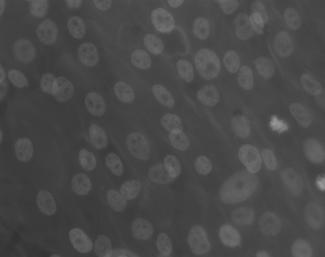
#> input picture data/osteoblaste.jpg, 325 x 257 px
$ python histogram_equalization.py
#> lines starting #> are read from the running program, lines starting #| are printed output that depends on the picture
### src/utils/path_utils.py
#!/usr/bin/env python3
# -*- coding: utf-8 -*-
"""
Path_utils

Module for image processing operations.

Author: Oussama GUELFAA
Date: 01-04-2025
"""

"""
Utility functions for handling file paths.
"""

import os

def get_project_root():
    """
    Get the absolute path to the project root directory.

    Returns:
        str: The absolute path to the project root directory.
    """
    # The project root is two directories up from this file
    current_dir = os.path.dirname(os.path.abspath(__file__))
    project_root = os.path.dirname(os.path.dirname(current_dir))
    return project_root

def get_data_path(filename):
    """
    Get the absolute path to a file in the data directory.

    Args:
        filename (str): The name of the file in the data directory.

    Returns:
        str: The absolute path to the file.
    """
    return os.path.join(get_project_root(), 'data', filename)

# [12 lines left out: function ensure_output_dir, not called in this run]

### src/image_processing/histogram/histogram_equalization.py
#!/usr/bin/env python3
# -*- coding: utf-8 -*-
"""
Histogram

Histogram equalization, histogram matching, and other histogram-based techniques.

Author: Oussama GUELFAA
Date: 01-04-2025
"""

"""
Égalisation d'histogramme pour l'amélioration d'images

Ce module implémente l'égalisation d'histogramme, une technique qui transforme
l'image de sorte que son histogramme soit constant (et sa fonction de distribution
cumulative soit linéaire).

L'égalisation d'histogramme est définie par la transformation:
T(x_k) = L * cdf_I(k)

où:
- x_k est la valeur d'intensité k
- L est la valeur maximale d'intensité (255 pour les images 8 bits)
- cdf_I(k) est la fonction de distribution cumulative de l'image

Author: Oussama GUELFAA
Date: 01-04-2025
"""

import numpy as np
import matplotlib.pyplot as plt
from skimage import io, exposure, img_as_float, img_as_ubyte
import os
import sys

# Add the project root to the Python path
sys.path.append(os.path.dirname(os.path.dirname(os.path.dirname(os.path.abspath(__file__)))))

# Import the path utility functions
from src.utils.path_utils import get_data_path

# Nom de l'image à utiliser pour les transformations
OSTEOBLAST_IMAGE = "osteoblaste.jpg"  # Image d'ostéoblastes

def load_image():
    """
    Charge l'image d'ostéoblastes pour les transformations.

    Returns:
        ndarray: Image en niveaux de gris
    """
    # Charger l'image
    image_path = get_data_path(OSTEOBLAST_IMAGE)
    image = img_as_float(io.imread(image_path, as_gray=True))
    print(f"Image chargée: {OSTEOBLAST_IMAGE}")
    print(f"Dimensions: {image.shape}")
    print(f"Valeur min: {image.min():.4f}, Valeur max: {image.max():.4f}")

    return image

def compute_histogram(image, bins=256):
    """
    Calcule l'histogramme de l'image.

    Args:
        image (ndarray): Image en niveaux de gris (valeurs entre 0 et 1)
        bins (int): Nombre de bins pour l'histogramme

    Returns:
        tuple: (hist, bin_centers) où hist est l'histogramme et bin_centers sont les centres des bins
    """
    # Calculer l'histogramme
    hist, bin_edges = np.histogram(image.ravel(), bins=bins, range=(0, 1), density=True)
    bin_centers = (bin_edges[:-1] + bin_edges[1:]) / 2

    return hist, bin_centers

def visualize_histogram(image, bins=256, title="Histogramme de l'image"):
    """
    Visualise l'histogramme de l'image.

    Args:
        image (ndarray): Image en niveaux de gris (valeurs entre 0 et 1)
        bins (int): Nombre de bins pour l'histogramme
        title (str): Titre du graphique
    """
    # Calculer l'histogramme
    hist, bin_centers = compute_histogram(image, bins)

    # Créer la figure
    plt.figure(figsize=(10, 6))

    # Tracer l'histogramme
    plt.bar(bin_centers, hist, width=1/bins, alpha=0.7)

    # Ajouter les labels et le titre
    plt.xlabel('Intensité')
    plt.ylabel('Fréquence')
    plt.title(title)
    plt.xlim(0, 1)
    plt.grid(True, linestyle='--', alpha=0.7)

    # Afficher la figure
    plt.tight_layout()
    plt.show()

def compute_cdf(image, bins=256):
    """
    Calcule la fonction de distribution cumulative (CDF) de l'image.

    Args:
        image (ndarray): Image en niveaux de gris (valeurs entre 0 et 1)
        bins (int): Nombre de bins pour l'histogramme

    Returns:
        tuple: (cdf, bin_centers) où cdf est la fonction de distribution cumulative
               et bin_centers sont les centres des bins
    """
    # Calculer l'histogramme
    hist, bin_edges = np.histogram(image.ravel(), bins=bins, range=(0, 1), density=True)
    bin_centers = (bin_edges[:-1] + bin_edges[1:]) / 2

    # Calculer la CDF
    cdf = hist.cumsum()

    # Normaliser la CDF
    cdf = cdf / cdf[-1]

    return cdf, bin_centers

def visualize_cdf(image, bins=256, title="Fonction de distribution cumulative"):
    """
    Visualise la fonction de distribution cumulative (CDF) de l'image.

    Args:
        image (ndarray): Image en niveaux de gris (valeurs entre 0 et 1)
        bins (int): Nombre de bins pour l'histogramme
        title (str): Titre du graphique
    """
    # Calculer la CDF
    cdf, bin_centers = compute_cdf(image, bins)

    # Créer la figure
    plt.figure(figsize=(10, 6))

    # Tracer la CDF
    plt.plot(bin_centers, cdf, 'b-', linewidth=2)

    # Ajouter les labels et le titre
    plt.xlabel('Intensité')
    plt.ylabel('CDF')
    plt.title(title)
    plt.xlim(0, 1)
    plt.grid(True, linestyle='--', alpha=0.7)

    # Afficher la figure
    plt.tight_layout()
    plt.show()

def equalize_histogram_builtin(image):
    """
    Applique l'égalisation d'histogramme à l'image en utilisant les fonctions intégrées de scikit-image.

    Args:
        image (ndarray): Image en niveaux de gris (valeurs entre 0 et 1)

    Returns:
        ndarray: Image après égalisation d'histogramme
    """
    # Appliquer l'égalisation d'histogramme
    equalized = exposure.equalize_hist(image)

    return equalized

def equalize_histogram_custom(image, bins=256):
    """
    Implémentation personnalisée de l'égalisation d'histogramme.

    La transformation est définie par:
    T(x_k) = L * cdf_I(k)

    où:
    - x_k est la valeur d'intensité k
    - L est la valeur maximale d'intensité (1.0 pour les images normalisées)
    - cdf_I(k) est la fonction de distribution cumulative de l'image

    Args:
        image (ndarray): Image en niveaux de gris (valeurs entre 0 et 1)
        bins (int): Nombre de bins pour l'histogramme

    Returns:
        ndarray: Image après égalisation d'histogramme
    """
    # Vérifier que l'image est bien en float avec des valeurs entre 0 et 1
    if image.min() < 0 or image.max() > 1:
        print("Attention: L'image doit avoir des valeurs entre 0 et 1. Normalisation appliquée.")
        image = (image - image.min()) / (image.max() - image.min())

    # Calculer l'histogramme
    hist, bin_edges = np.histogram(image.ravel(), bins=bins, range=(0, 1))

    # Calculer la CDF
    cdf = hist.cumsum()

    # Normaliser la CDF
    cdf = cdf / cdf[-1]

    # Créer la LUT (Look-Up Table)
    lut = np.interp(np.linspace(0, 1, bins), bin_edges[:-1], cdf)

    # Appliquer la transformation
    # Pour chaque pixel, on trouve la valeur correspondante dans la LUT
    equalized = np.interp(image.ravel(), np.linspace(0, 1, bins), lut).reshape(image.shape)

    return equalized

def visualize_equalization_lut(image, bins=256):
    """
    Visualise la LUT (Look-Up Table) correspondant à l'égalisation d'histogramme.

    Args:
        image (ndarray): Image en niveaux de gris (valeurs entre 0 et 1)
        bins (int): Nombre de bins pour l'histogramme
    """
    # Calculer l'histogramme
    hist, bin_edges = np.histogram(image.ravel(), bins=bins, range=(0, 1))

    # Calculer la CDF
    cdf = hist.cumsum()

    # Normaliser la CDF
    cdf = cdf / cdf[-1]

    # Créer la figure
    plt.figure(figsize=(10, 6))

    # Tracer la LUT (qui est la CDF normalisée)
    plt.plot(bin_edges[:-1], cdf, 'r-', linewidth=2, label='LUT (CDF normalisée)')

    # Tracer la ligne diagonale (transformation identité)
    plt.plot([0, 1], [0, 1], 'k--', alpha=0.7, label='Identité')

    # Ajouter les labels et le titre
    plt.xlabel('Intensité d\'entrée')
    plt.ylabel('Intensité de sortie')
    plt.title('LUT pour l\'égalisation d\'histogramme')
    plt.xlim(0, 1)
    plt.ylim(0, 1)
    plt.grid(True, linestyle='--', alpha=0.7)
    plt.legend()

    # Afficher la figure
    plt.tight_layout()
    plt.show()

def test_histogram_equalization(image=None):
    """
    Teste l'égalisation d'histogramme sur l'image d'ostéoblastes.

    Args:
        image (ndarray, optional): Image à traiter. Si None, charge l'image par défaut.
    """
    if image is None:
        image = load_image()

    # Calculer et visualiser l'histogramme de l'image originale
    print("Calcul et visualisation de l'histogramme de l'image originale...")
    visualize_histogram(image, title="Histogramme de l'image originale")
    visualize_cdf(image, title="CDF de l'image originale")

    # Appliquer l'égalisation d'histogramme avec les fonctions intégrées
    print("Application de l'égalisation d'histogramme avec les fonctions intégrées...")
    equalized_builtin = equalize_histogram_builtin(image)

    # Appliquer l'égalisation d'histogramme avec notre implémentation personnalisée
    print("Application de l'égalisation d'histogramme avec notre implémentation personnalisée...")
    equalized_custom = equalize_histogram_custom(image)

    # Visualiser les résultats
    fig, axes = plt.subplots(1, 3, figsize=(15, 5))

    # Image originale
    axes[0].imshow(image, cmap='gray')
    axes[0].set_title('Image originale')
    axes[0].axis('off')

    # Image égalisée (fonctions intégrées)
    axes[1].imshow(equalized_builtin, cmap='gray')
    axes[1].set_title('Égalisation (builtin)')
    axes[1].axis('off')

    # Image égalisée (implémentation personnalisée)
    axes[2].imshow(equalized_custom, cmap='gray')
    axes[2].set_title('Égalisation (custom)')
    axes[2].axis('off')

    # Afficher la figure
    plt.tight_layout()
    plt.show()

    # Visualiser les histogrammes des images égalisées
    visualize_histogram(equalized_builtin, title="Histogramme après égalisation (builtin)")
    visualize_histogram(equalized_custom, title="Histogramme après égalisation (custom)")

    # Visualiser les CDFs des images égalisées
    visualize_cdf(equalized_builtin, title="CDF après égalisation (builtin)")
    visualize_cdf(equalized_custom, title="CDF après égalisation (custom)")

    # Visualiser la LUT correspondant à l'égalisation d'histogramme
    print("Visualisation de la LUT correspondant à l'égalisation d'histogramme...")
    visualize_equalization_lut(image)

    return equalized_builtin, equalized_custom

def main():
    """
    Fonction principale qui démontre l'égalisation d'histogramme.
    """
    # Charger l'image
    image = load_image()
#> in load_image, image is the input picture: shape (257, 325) float64; min 0.192, max 0.6, mean 0.288
#| Dimensions: (257, 325)
#| Valeur min: 0.1922, Valeur max: 0.6000

    # Tester l'égalisation d'histogramme
    test_histogram_equalization(image)
#> in compute_histogram, `hist, bin_edges = np.histogram(image.ravel(), bins=bins, range=(0, 1),..`: hist = 256 values, max 14.29 at index 72, min 0 at index 0, mean 1; bin_edges = 257 values from 0 to 1
#> in compute_histogram, `bin_centers = (bin_edges[:-1] + bin_edges[1:]) / 2`: bin_centers = 256 values from 0.00195 to 0.998
#> in compute_cdf, `hist, bin_edges = np.histogram(image.ravel(), bins=bins, range=(0, 1),..`: bin_edges = 257 values from 0 to 1
#> in compute_cdf, `bin_centers = (bin_edges[:-1] + bin_edges[1:]) / 2`: bin_centers = 256 values from 0.00195 to 0.998
#> in compute_cdf, `cdf = hist.cumsum()`: cdf = 256 values from 0 to 256
#> in compute_cdf, `cdf = cdf / cdf[-1]`: cdf = 256 values from 0 to 1
#> in visualize_cdf, `cdf, bin_centers = compute_cdf(image, bins)`: bin_centers = 256 values from 0.00195 to 0.998
#> in equalize_histogram_builtin, `equalized = exposure.equalize_hist(image)`:
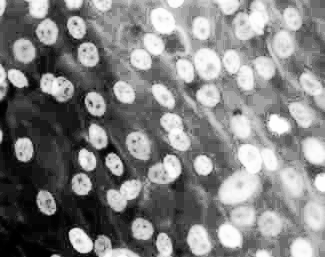
#> equalized: shape (257, 325) float64; min 2.39e-05, max 1, mean 0.511
#> in equalize_histogram_custom, `hist, bin_edges = np.histogram(image.ravel(), bins=bins, range=(0, 1))`: hist = 256 values, max 4664 at index 72, min 0 at index 0, mean 326.3; bin_edges = 257 values from 0 to 1
#> in equalize_histogram_custom, `cdf = hist.cumsum()`: cdf = 256 values from 0 to 83525
#> in equalize_histogram_custom, `cdf = cdf / cdf[-1]`: cdf = 256 values from 0 to 1
#> in test_histogram_equalization, `plt.show()`:
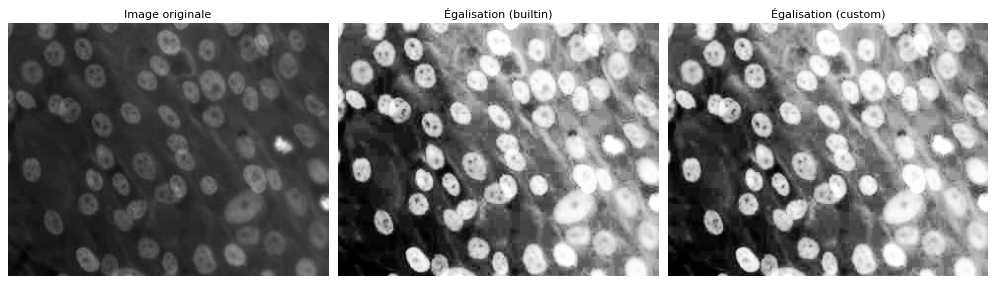
#> figure drawn by matplotlib, 3 panels
#> call 2 of visualize_histogram, with bins = 256, title = 'Histogramme après égalisation (builtin)'
#> in visualize_histogram (call 2), `hist, bin_centers = compute_histogram(image, bins)`: hist = 256 values, max 14.29 at index 136, min 0 at index 2, mean 1
#> in visualize_histogram (call 2), `plt.show()`:
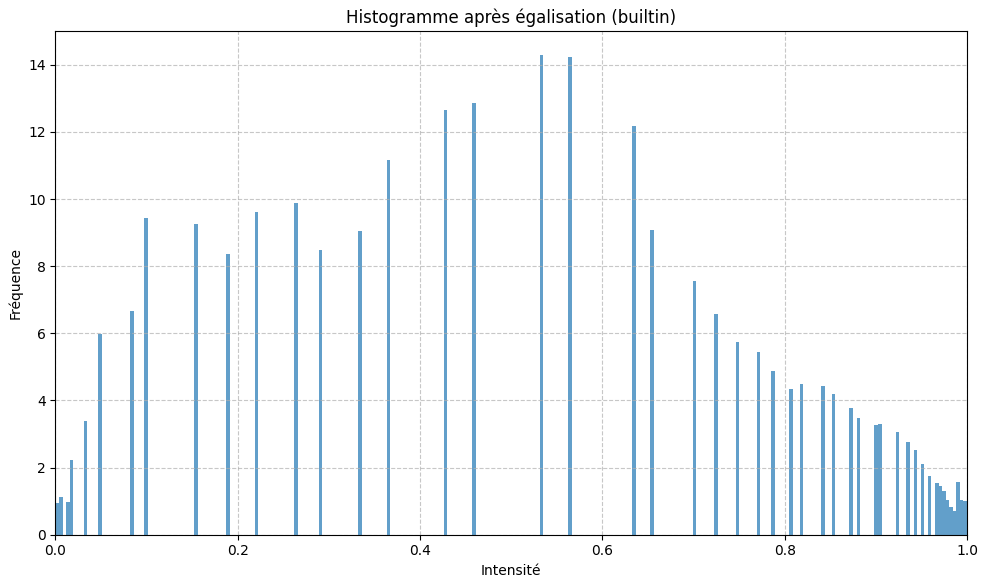
#> figure drawn by matplotlib, 1 panel; tallest bar 14.29 high, from x = 0.531 to 0.535
#> call 3 of visualize_histogram, with bins = 256, title = 'Histogramme après égalisation (custom)'
#> in visualize_histogram (call 3), `hist, bin_centers = compute_histogram(image, bins)`: hist = 256 values, max 14.29 at index 140, min 0 at index 4, mean 1
#> in visualize_histogram (call 3), `plt.show()`:
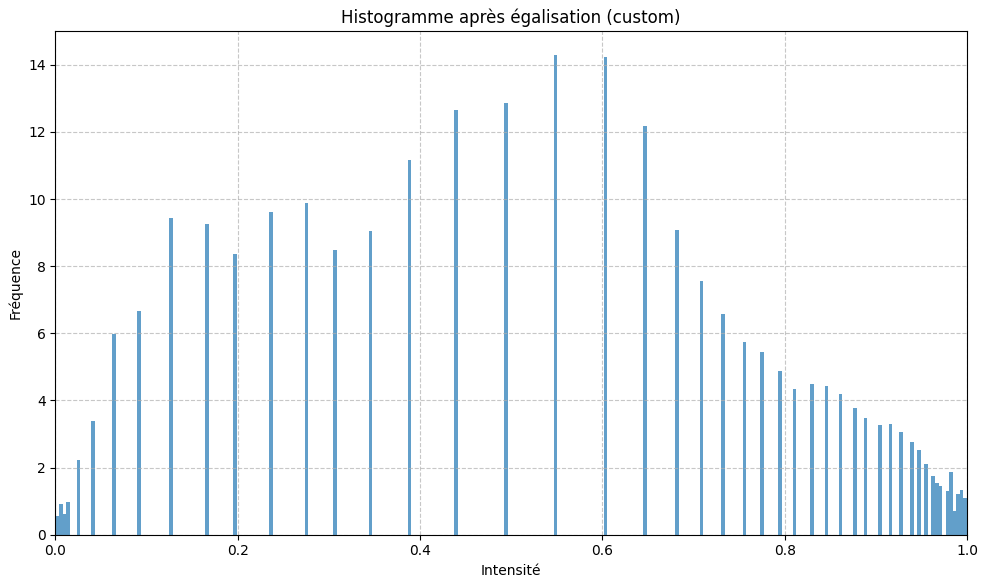
#> figure drawn by matplotlib, 1 panel; tallest bar 14.29 high, from x = 0.547 to 0.551
#> call 2 of visualize_cdf, with bins = 256, title = 'CDF après égalisation (builtin)'
#> in visualize_cdf (call 2), `cdf, bin_centers = compute_cdf(image, bins)`: cdf = 256 values from 0.00371 to 1
#> in visualize_cdf (call 2), `plt.show()`:
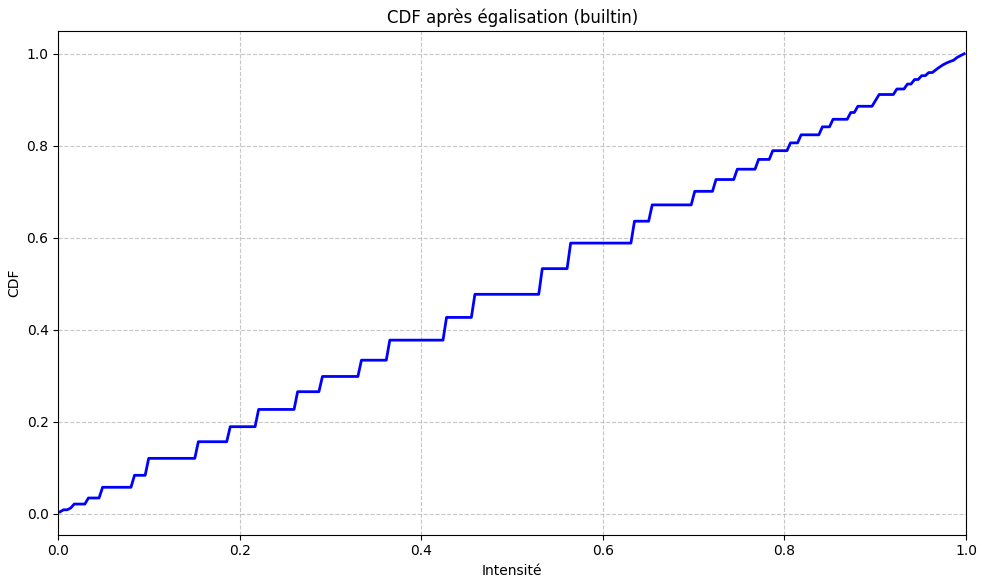
#> figure drawn by matplotlib, 1 panel; curve peaks at x = 0.998, y = 1
#> call 3 of visualize_cdf, with bins = 256, title = 'CDF après égalisation (custom)'
#> in visualize_cdf (call 3), `cdf, bin_centers = compute_cdf(image, bins)`: cdf = 256 values from 0.00216 to 1
#> in visualize_cdf (call 3), `plt.show()`:
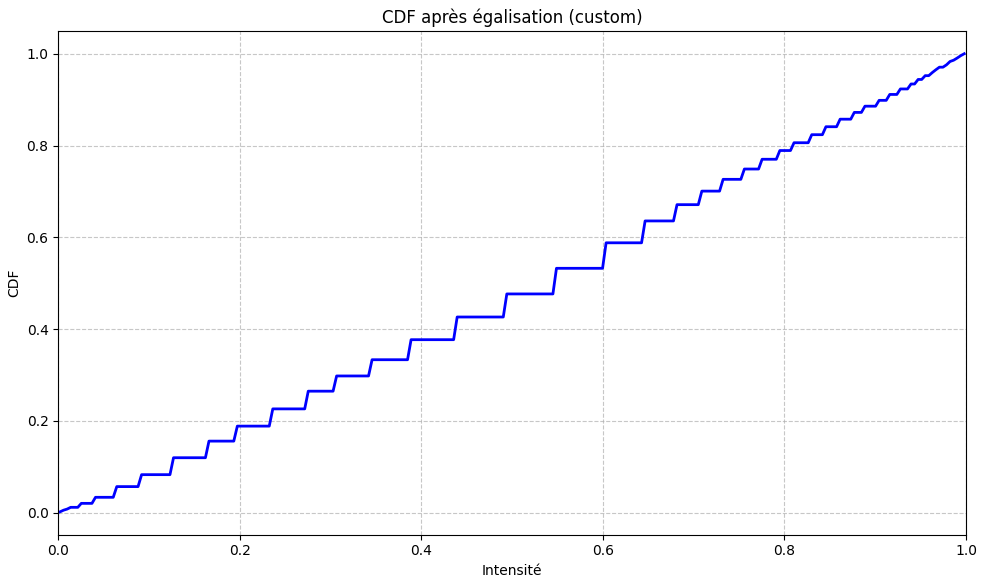
#> figure drawn by matplotlib, 1 panel; curve peaks at x = 0.998, y = 1
#> in visualize_equalization_lut, `hist, bin_edges = np.histogram(image.ravel(), bins=bins, range=(0, 1))`: hist = 256 values, max 4664 at index 72, min 0 at index 0, mean 326.3; bin_edges = 257 values from 0 to 1
#> in visualize_equalization_lut, `cdf = hist.cumsum()`: cdf = 256 values from 0 to 83525
#> in visualize_equalization_lut, `cdf = cdf / cdf[-1]`: cdf = 256 values from 0 to 1
#> in visualize_equalization_lut, `plt.show()`:
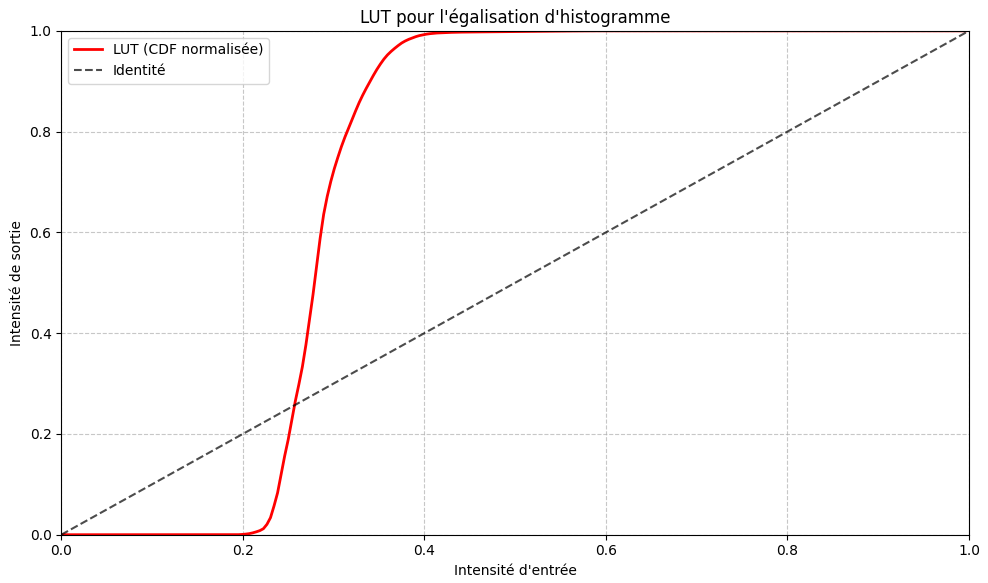
#> figure drawn by matplotlib, 1 panel; curve peaks at x = 0.598, y = 1

if __name__ == "__main__":
    main()
